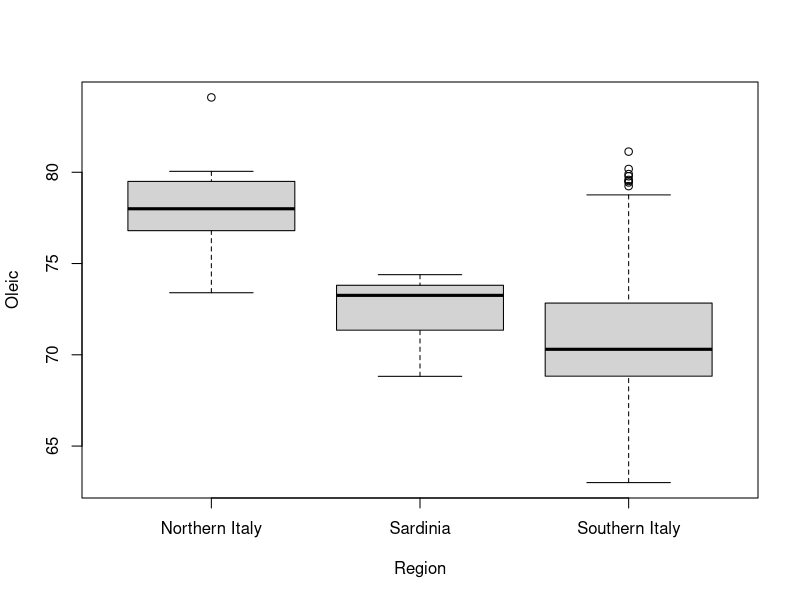
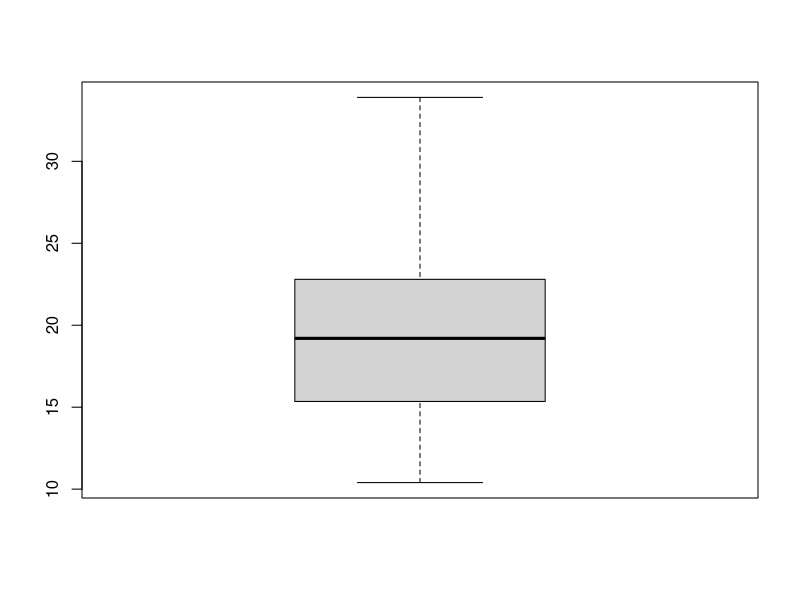
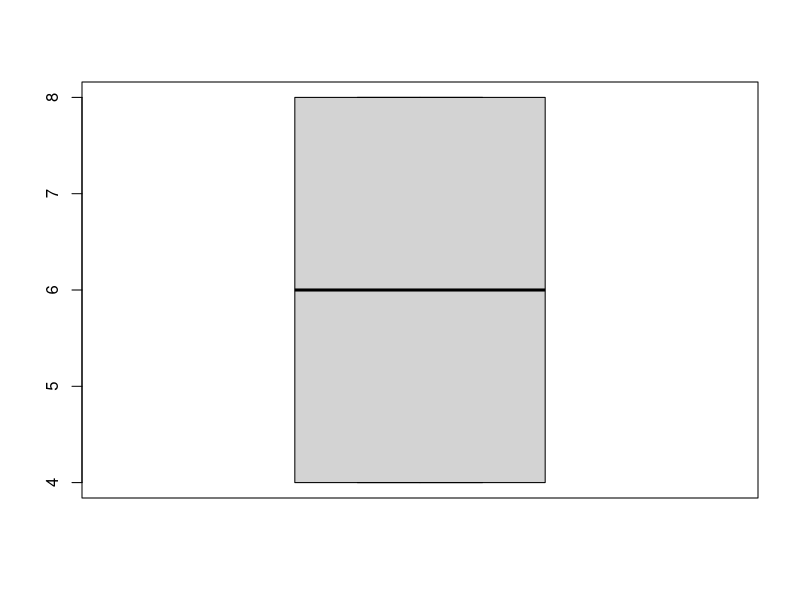
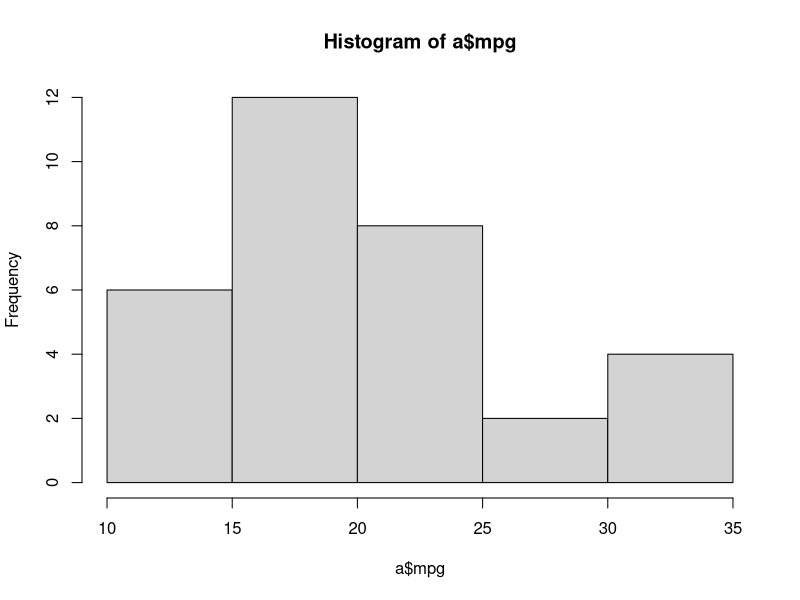
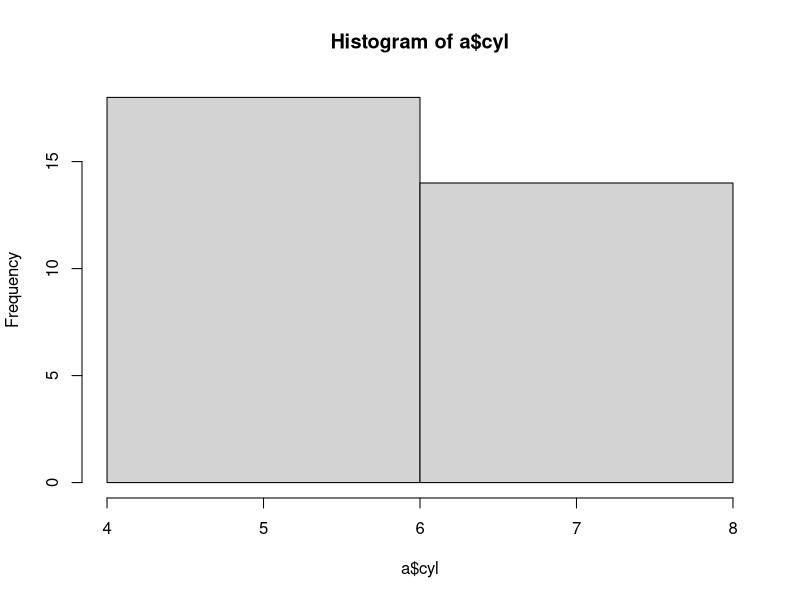
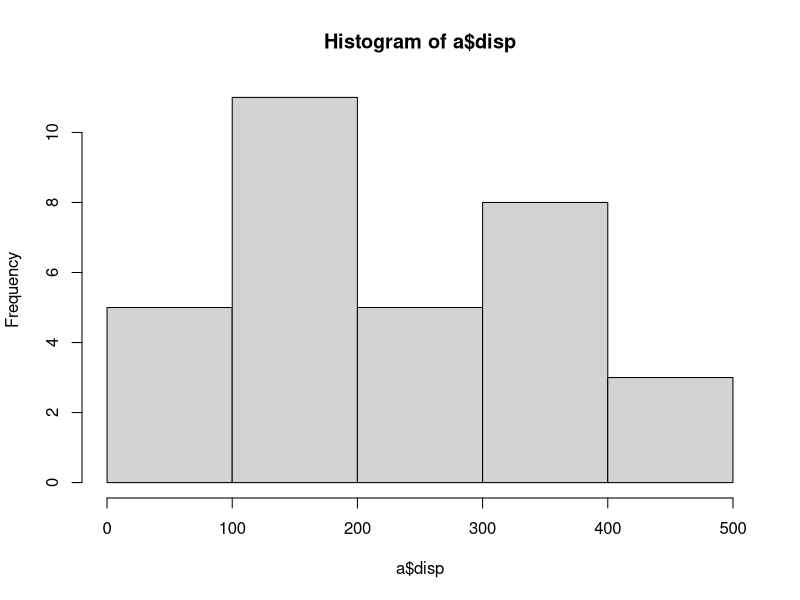
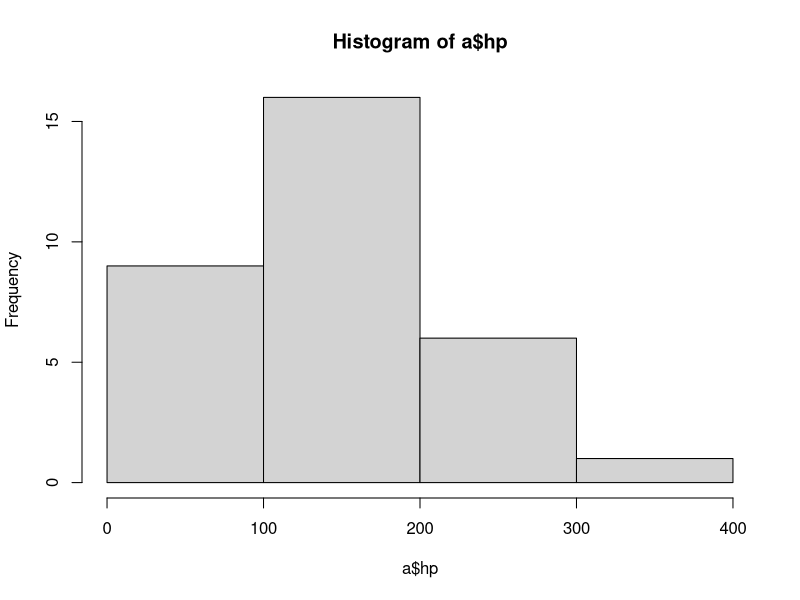
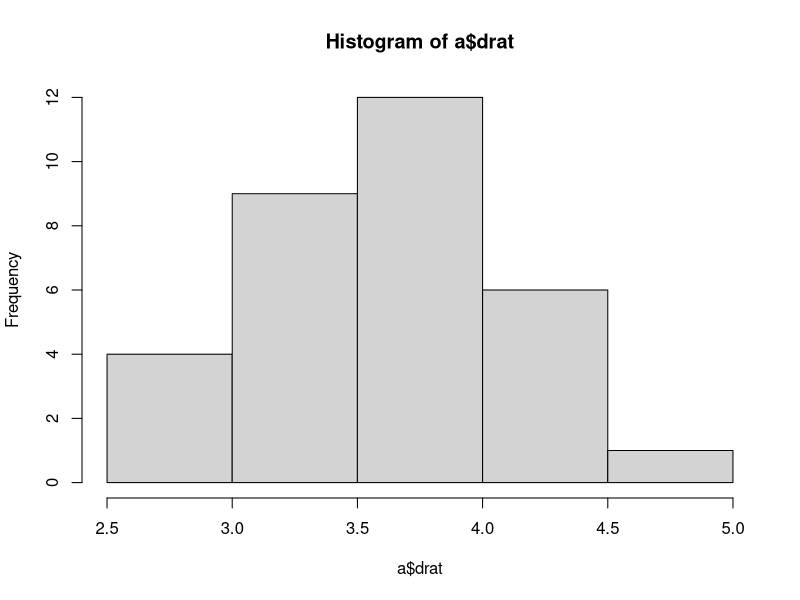

The R script that drew these images, in order:
## ---- chunk 1
knitr::opts_chunk$set(echo = TRUE)
## ---- chunk 2
packages = c("dslabs", "MASS", "scatterplot3d", "car")
## Se cargan o se instalan y cargan
package.check <- lapply(
  packages,
  FUN = function(x) {
    if (!require(x, character.only = TRUE)) {
      install.packages(x, dependencies = TRUE)
      library(x, character.only = TRUE)
    }
  }
)
## ---- chunk 3
boxplot(olive$oleic ~ olive$region, xlab='Region', ylab='Oleic')
## ---- chunk 4
#instalar libreria para la moda si no está instalada:
if(!require("modeest")){
    install.packages("modeest")
    library(modeest)
}
a<-mtcars
medias<-c()
modas<-list()
medianas<-c()
desviaciones<-c()
for (i in seq_along(a)){
  #Se puede mejorar esta parte
  media<-mean(a[[i]])
  medias<-c(medias,media)
  modas[[i]]<-mlv(a[[i]],method = "mfv")
  mediana<-median(a[[i]])
  medianas<-c(medianas,mediana)
  desviaciones<-c(desviaciones,sd(a[[i]]))
}

medianas
medias
desviaciones
modas

## ---- chunk 5
boxplot(a$mpg)
boxplot(a$cyl)

## ---- chunk 6
#histograma por variables
hist(a$mpg, breaks=5)
hist(a$cyl, breaks=2) #no tiene sentido que sean 5 intervalos, var. categorica
hist(a$disp, breaks=5)
hist(a$hp, breaks=4)
hist(a$drat, breaks=5)
hist(a$wt, breaks=5)
hist(a$qsec, breaks=5)
hist(a$vs, breaks=2) #no tiene sentido utilizar histograma, variable categ.
hist(a$am, breaks=5) #no tiene sentido usar histograma, mejor utilizar diagrama de barras, var. categ.
hist(a$gear,breaks=5) #mejor diagrama de barras, la variable es categorica
hist(a$carb,breaks=5) #no se puede con 5 intervalos
## ---- chunk 7
summary(cars)
## ---- chunk 8
plot(pressure)
